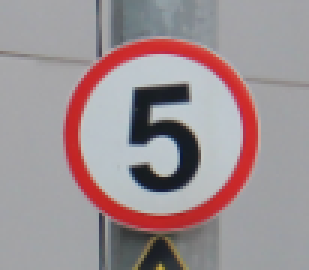
#> input picture archive/traffic_Data/DATA/0/000_0022.png, 103 x 90 px, found by its file name (shown 3 times larger); its folder holds only this picture in this run
$ jupyter execute --allow-errors 'Road Sign Recognition 1.ipynb'
#> lines starting #> are read from the running program, lines starting #| are printed output that depends on the picture; after the words box and inside, x2 and y2 are one past the last pixel; in counts of white or black regions, pixels touching at a corner belong together
[cell 1]
import os
import numpy as np
import cv2
import pandas as pd

### Data extraction

[cell 2]
# os.listdir requires absolute path of the folder containing the subfolders of images

[cell 3]
data_path = '../DL Project 3/archive/traffic_Data/DATA'

[cell 4]
labels = os.listdir(data_path)

[cell 5]
labels

[cell 6]
data = []
target = []
img_size = 100

for label in labels:
    folder_path = os.path.join(data_path,label)
    image_names=os.listdir(folder_path)
    for image_name in image_names:
        image_path = os.path.join(folder_path,image_name)
        img = cv2.imread(image_path)
#> img is the input picture: shape (90, 103, 3); mean B, G, R 147.5, 144.5, 157.6
        try:
            imgGray = cv2.cvtColor(img, cv2.COLOR_BGR2GRAY)
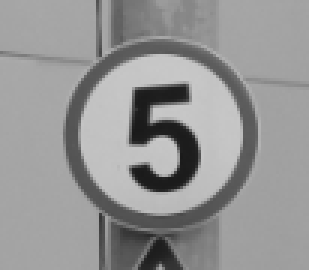
#> imgGray: shape (90, 103) (shown 3 times larger); min 26, max 200, mean 148.7
            imgBlur = cv2.GaussianBlur(imgGray, (7,7),1)
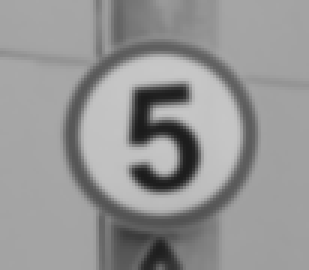
#> imgBlur: shape (90, 103) (shown 3 times larger); min 27, max 199, mean 148.7
            imgCanny = cv2.Canny(imgBlur, 2,2)
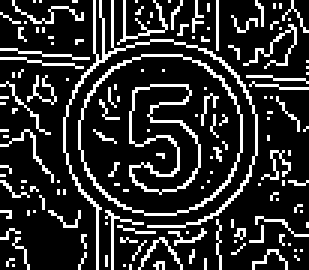
#> imgCanny: shape (90, 103) (shown 3 times larger); 18.2% white in thin lines or dots
            contours,hierarchy = cv2.findContours(imgCanny, cv2.RETR_EXTERNAL, cv2.CHAIN_APPROX_NONE)
#> contours = 120 contours, 118 with area under 20; largest, box (x1, y1, x2, y2) and area: (26, 18, 81, 72) 2308, (21, 0, 86, 90) 51
            flag=False
            for cnt in contours:
                area = cv2.contourArea(cnt)
                if area>500:                # to prevent area calculation of noise
                    flag==True
                    peri = cv2.arcLength(cnt, True)
                    approx = cv2.approxPolyDP(cnt, 0.02*peri, True)
                    x,y,w,h = cv2.boundingRect(approx)
                    imgCropped = imgGray[y:y+h,x:x+w]
                    imgResized = cv2.resize(imgCropped, (img_size,img_size))
                    data.append(imgResized)
                    target.append(int(label))
#> this loop made 120 passes
#> (area, peri, x, y, w, h) on pass 82: (2308.5, 179.4, 26, 18, 55, 54)
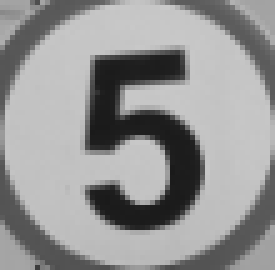
#> imgCropped: shape (54, 55) (shown 5 times larger); min 26, max 200, mean 148.8
#> after the loop, data = 1 item; target = [0]
            if flag==False:
                data.append(cv2.resize(imgGray, (img_size,img_size)))
                target.append(int(label))
        except Exception as e:
            print('Exception:',e)
#> pass 2 of the loop `for label in labels:`:
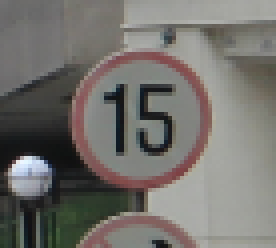
#> input picture archive/traffic_Data/DATA/1/001_0001.png, 69 x 62 px, found by its file name (shown 4 times larger)
#> img is the input picture: shape (62, 69, 3); mean B, G, R 108.7, 113, 115.4
#> imgGray: shape (62, 69)
#> `imgBlur = cv2.GaussianBlur(imgGray, (7,7),1)`:
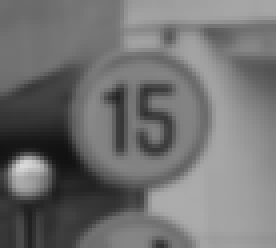
#> imgBlur: shape (62, 69) (shown 4 times larger); min 17, max 217, mean 113.3
#> `imgCanny = cv2.Canny(imgBlur, 2,2)`:
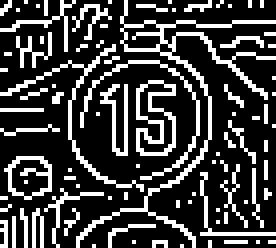
#> imgCanny: shape (62, 69) (shown 4 times larger); 24.3% white in thin lines or dots
#> contours = 87 contours, 84 with area under 20; largest, box (x1, y1, x2, y2) and area: (19, 0, 69, 62) 110, (34, 20, 44, 39) 104, (1, 39, 13, 50) 87
#> the loop `for cnt in contours:` made 87 passes
#> area on passes 38, 56: 87, 104.5
#> after the loop `for cnt in contours:`: data = 2 items; target = [0, 0]

[cell 7]
data = np.array(data)
data.shape
#> Out = (3, 100, 100)

### Reshaping the data

[cell 8]
data = np.expand_dims(data, axis=3)
data.shape
#> Out = (3, 100, 100, 1)

[cell 9]
import matplotlib.pyplot as plt

count=1

#> (the rest of this cell did not finish here and is left out)

### Scaling

[cell 10]
data = data/255.0

[cell 11]
target = np.array(target)
#> target = [0, 0, 1]
target.shape
#> Out = (3,)

[cell 12]
target[101:106]
#> Out = empty array
